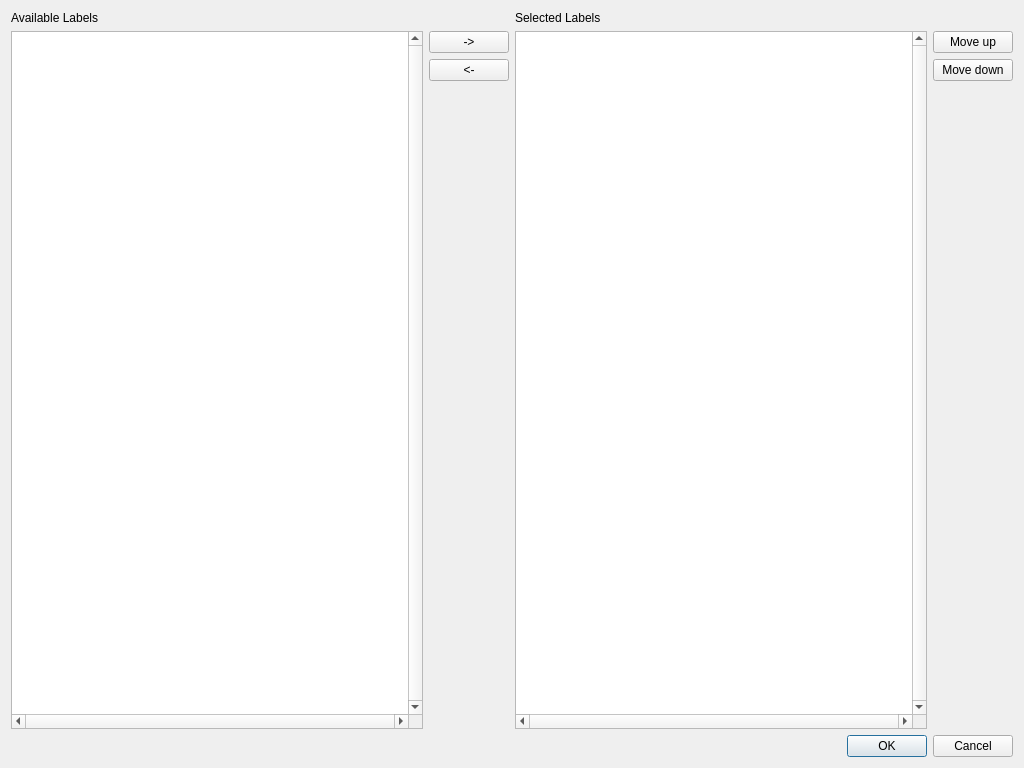
<?xml version="1.0" encoding="UTF-8"?>
<ui version="4.0">
 <class>MappingsDialog</class>
 <widget class="QDialog" name="MappingsDialog">
  <property name="geometry">
   <rect>
    <x>0</x>
    <y>0</y>
    <width>1024</width>
    <height>768</height>
   </rect>
  </property>
  <property name="windowTitle">
   <string>Edit label mappings</string>
  </property>
  <layout class="QVBoxLayout" name="verticalLayout_2">
   <item>
    <layout class="QHBoxLayout" name="horizontalLayout_2">
     <item>
      <widget class="QLabel" name="availableLabelsLabel">
       <property name="text">
        <string>Available Labels</string>
       </property>
      </widget>
     </item>
     <item>
      <widget class="QLabel" name="selectedLablesLabel">
       <property name="text">
        <string>Selected Labels</string>
       </property>
       <property name="margin">
        <number>0</number>
       </property>
      </widget>
     </item>
    </layout>
   </item>
   <item>
    <layout class="QHBoxLayout" name="horizontalLayout">
     <item>
      <widget class="QListWidget" name="availableLabelsListWidget">
       <property name="verticalScrollBarPolicy">
        <enum>Qt::ScrollBarAlwaysOn</enum>
       </property>
       <property name="horizontalScrollBarPolicy">
        <enum>Qt::ScrollBarAlwaysOn</enum>
       </property>
      </widget>
     </item>
     <item>
      <layout class="QVBoxLayout" name="verticalLayout1">
       <item>
        <widget class="QPushButton" name="addButton">
         <property name="text">
          <string>-&gt;</string>
         </property>
        </widget>
       </item>
       <item>
        <widget class="QPushButton" name="removeButton">
         <property name="text">
          <string>&lt;-</string>
         </property>
        </widget>
       </item>
       <item>
        <spacer name="verticalSpacer1">
         <property name="orientation">
          <enum>Qt::Vertical</enum>
         </property>
         <property name="sizeHint" stdset="0">
          <size>
           <width>20</width>
           <height>40</height>
          </size>
         </property>
        </spacer>
       </item>
      </layout>
     </item>
     <item>
      <widget class="QListWidget" name="selectedLabelsListWidget">
       <property name="verticalScrollBarPolicy">
        <enum>Qt::ScrollBarAlwaysOn</enum>
       </property>
       <property name="horizontalScrollBarPolicy">
        <enum>Qt::ScrollBarAlwaysOn</enum>
       </property>
      </widget>
     </item>
     <item>
      <layout class="QVBoxLayout" name="verticalLayout2">
       <item>
        <widget class="QPushButton" name="upButton">
         <property name="text">
          <string>Move up</string>
         </property>
        </widget>
       </item>
       <item>
        <widget class="QPushButton" name="downButton">
         <property name="text">
          <string>Move down</string>
         </property>
        </widget>
       </item>
       <item>
        <spacer name="verticalSpacer2">
         <property name="orientation">
          <enum>Qt::Vertical</enum>
         </property>
         <property name="sizeHint" stdset="0">
          <size>
           <width>20</width>
           <height>40</height>
          </size>
         </property>
        </spacer>
       </item>
      </layout>
     </item>
    </layout>
   </item>
   <item>
    <widget class="QDialogButtonBox" name="buttonBox">
     <property name="standardButtons">
      <set>QDialogButtonBox::Cancel|QDialogButtonBox::Ok</set>
     </property>
    </widget>
   </item>
  </layout>
 </widget>
 <resources/>
 <connections/>
</ui>
